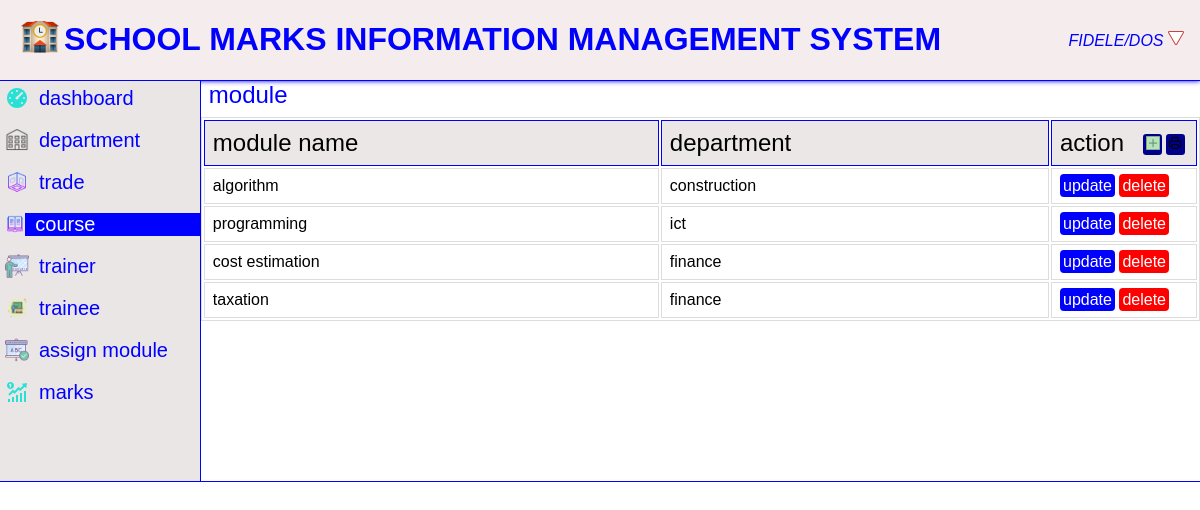
The page /php/module.php (signed in) on the database its author committed.
### tables this page shows
CREATE TABLE `module` (
  `module_code` varchar(22) NOT NULL,
  `module_name` varchar(222) NOT NULL,
  `dept_id` int(3) UNSIGNED ZEROFILL NOT NULL
);

CREATE TABLE `department` (
  `dept_id` int(3) UNSIGNED ZEROFILL NOT NULL,
  `dept_name` varchar(25) NOT NULL
);

### php/module.php (the view, shortened to what this page needs)
<?php
include '../update/updatecourse.php';
$select2 = $conn->query("select module.module_code, module.module_name,department.dept_name from department inner join module on module.dept_id = department.dept_id");
            ?>
<!DOCTYPE html>
<html lang="en">
<head>
    <link rel="stylesheet" href="../css/style.css">
    <link rel="stylesheet" href="../css/style2.css">
</head>
<body>
    <div class="top"><?php include('../hrf/header.php');?></div>
    <div class="body">
        <div class="left"><?php include('../hrf/right-menu.php');?></div>
        <div class="right">
            <div class="header">module</div><br><br>
            <?php if(mysqli_num_rows($select2) > 0){ ?>
            <table border="1" width="100%">
                <thead>
                    <td>module name</td>
                    <td>department</td>
                    <td id="action">action<button id="print"><img src="../icon/printer.png"></button><button id="addstudent"><img src="../icon/add.png"></button></td>
                </thead>
                <?php foreach ($select2 as $data) {
                    ?>
                    <tr>
                        <td><?=$data['module_name'];?></td>
                        <td><?=$data['dept_name']?></td>
                        <td><a href="?moduleid=<?=$data['module_code'];?>"id="update">update</a>
                            <a href="delete.php?moduleid=<?=$data['module_code'];?>"id="delete">delete</a></td>
                    </tr>
                <?php }?>
            </table>
            <?php }
                else echo "<div class='empty'>!!!!!!!!no module recorded</div>";  ?>
            </div>
    </div>
</body>
</html>

### css/style.css (style rules this page uses)
* { padding:0pc; margin:0pc; overflow: hidden; }
body .top { max-height: 5pc; height: auto; text-transform: uppercase; border-bottom: solid 1px blue; box-shadow: 0 0 5px blue; }
.left { width:20%; max-width: 25%; background-color: rgb(234, 230, 230); border-right: 1px solid blue; min-height:25pc; }
body .body { display: flex; width: 100%; max-height: 25pc; border-bottom: 1px solid blue; }
.body .right { width:100%; height: 26pc; overflow-y: auto; max-height: 30pc; text-align: center; justify-content: center; }
.right .header { font-size: 1.5pc; float: left; margin-left: 0.5pc; }

### css/style2.css (style rules this page uses)
* { margin:0px; padding:0px; color: blue; overflow-y: hidden; }
table * { color: black; }
table thead { background: rgb(235, 231, 231); width:100%; color: white; }
table thead td { border: 1px solid blue; font-size: 1.5pc; padding-right: 0.5pc; align-items: center; }
table thead td button { height:1.3pc; border-radius: 0.2pc; background-color: darkblue; border:none; margin-top: 0.3pc; margin-right: 0.2pc; padding:0.1pc; cursor:pointer; float: right; }
table thead td button img { width:1pc; height:1pc; }
td { border:solid blue 1px; padding-left: 7px; text-align:left ; }
tr td #delete { background-color: red; color: white; padding: 3px; text-decoration: none; border-radius: 4px; width: 100%; }
tr td #update { background-color: blue; padding: 3px; text-decoration: none; border-radius: 4px; color: white; width: 100%; }
#action { width: 8pc; }
table, th, td { border: 1px solid #ddd; }
th, td { padding: 8px; text-align: left; }

### css/headerfooter.css (style rules this page uses)
* { margin: 0; padding: 0; font-family: Arial, sans-serif; }
a { color: red; text-decoration: none; }

### rows shown on the page
module: module_name "algorithm", dept.dept_name "construction"
module: module_name "programming", dept.dept_name "ict"
module: module_name "cost estimation", dept.dept_name "finance"
module: module_name "taxation", dept.dept_name "finance"
